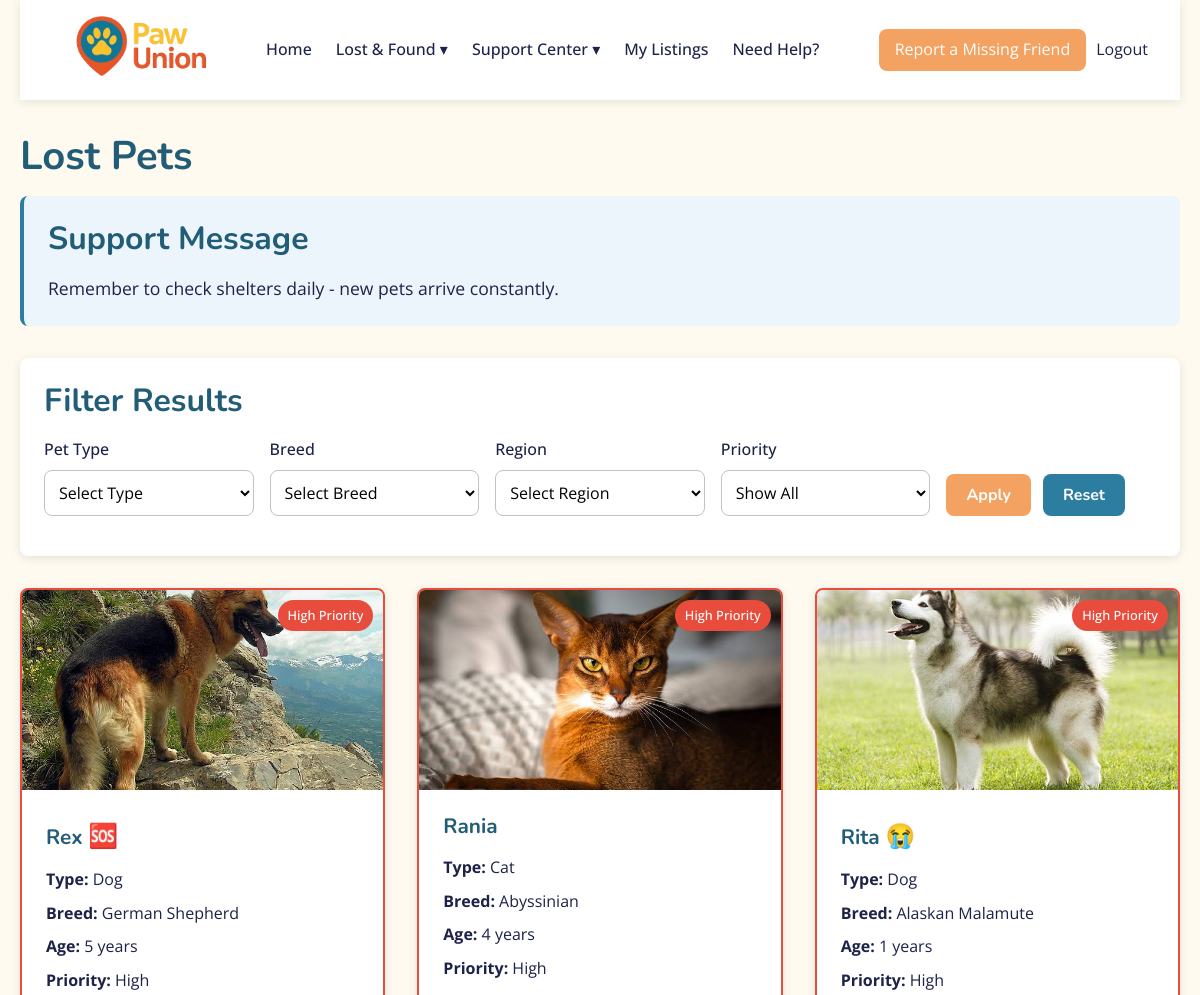
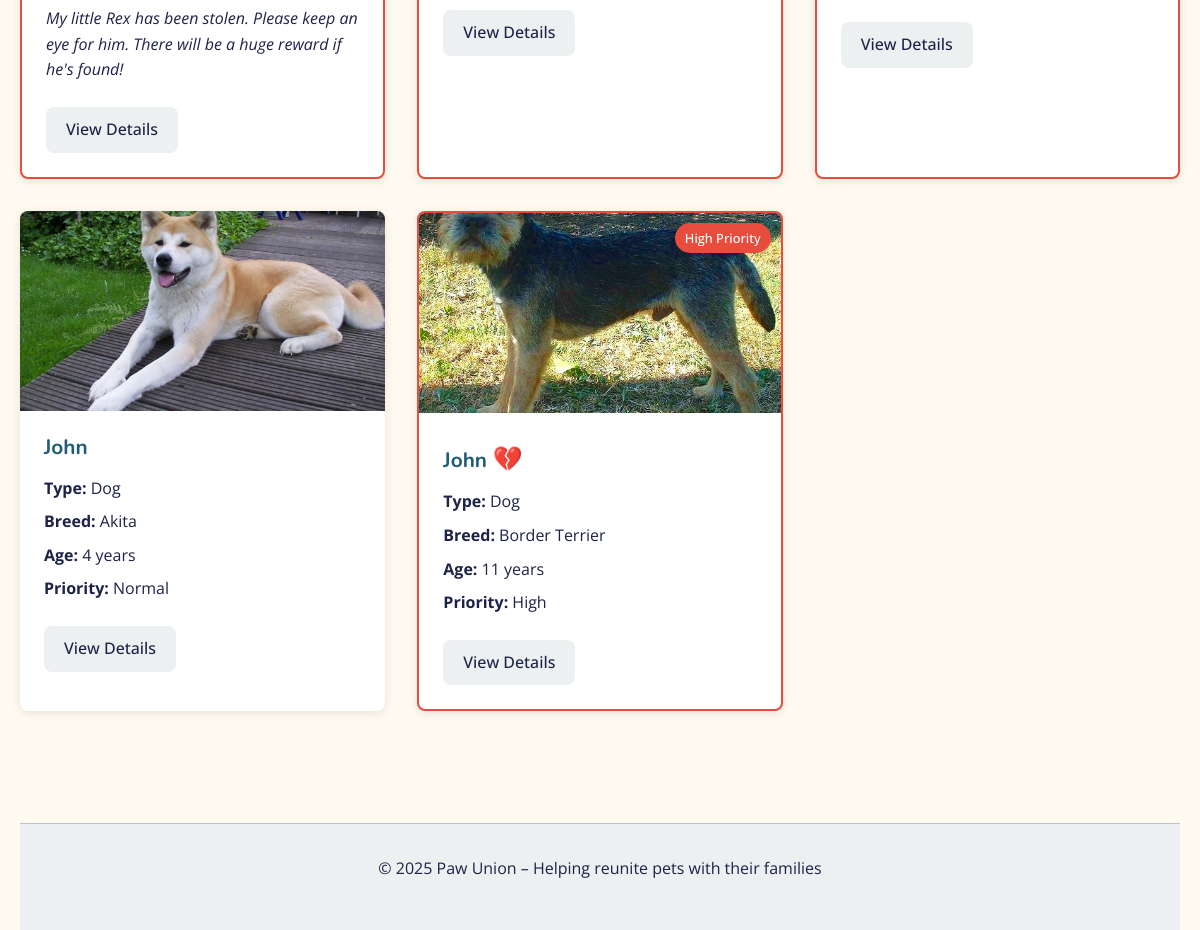
Page /pages/lost-pets.php (signed in) on the committed database (2 pictures, top to bottom).
### tables this page shows
CREATE TABLE `pets` (
  `pet_id` int(11) NOT NULL,
  `user_id` int(11) NOT NULL,
  `name` varchar(50) NOT NULL,
  `type_id` int(11) NOT NULL,
  `breed_id` int(11) NOT NULL,
  `color` varchar(50) NOT NULL,
  `age` int(11) NOT NULL
);

CREATE TABLE `pet_reports` (
  `report_id` int(11) NOT NULL,
  `pet_id` int(11) NOT NULL,
  `report_type` enum('lost','found') NOT NULL,
  `report_status` enum('active','resolved') NOT NULL,
  `region_last_seen` int(11) NOT NULL,
  `priority_level` tinyint(1) NOT NULL DEFAULT 0,
  `priority_reason` enum('Medical','Stolen','Young','Elderly') NOT NULL,
  `image_url` varchar(250) NOT NULL,
  `emotional_note` varchar(150) NOT NULL,
  `emoticon` varchar(5) NOT NULL
);

CREATE TABLE `pet_types` (
  `type_id` int(11) NOT NULL,
  `type_name` enum('Dog','Cat','Bird') NOT NULL
);

CREATE TABLE `breeds` (
  `breed_id` int(11) NOT NULL,
  `breed_name` varchar(50) NOT NULL,
  `type_id` int(11) NOT NULL
);

### pages/lost-pets.php (the view, shortened to what this page needs)
<?php
require_once '../config/db.php';
$query = "
    SELECT pets.pet_id, pets.name, pets.color, pets.age,
           pet_reports.image_url AS report_image,
           pet_reports.priority_level, pet_reports.region_last_seen,
           pet_reports.emotional_note, pet_reports.emoticon,
           breeds.breed_name AS breed,
           pet_types.type_name AS type
    FROM pets
    JOIN pet_reports ON pets.pet_id = pet_reports.pet_id
    JOIN breeds ON pets.breed_id = breeds.breed_id
    JOIN pet_types ON pets.type_id = pet_types.type_id
    WHERE pet_reports.report_type = 'lost'
      AND pet_reports.report_status = 'active'
";
$query .= " ORDER BY pet_reports.report_id DESC";
$stmt = $conn->prepare($query);
$stmt->execute();
$results = $stmt->get_result();
include_once '../components/header.php';
include_once '../components/navbar.php';
?>
<main class="lost-pets-page">
    <h1>Lost Pets</h1>
    <section class="support-message">
        <div class="message-box">
            <h2>Support Message</h2>
            <p id="supportMessage"><?= htmlspecialchars($support_message) ?></p>
        </div>
    </section>
    <section class="filters">
        <h2>Filter Results</h2>
        <form method="GET" action="lost-pets.php" id="petFilterForm" class="filter-form">
            <div class="form-group">
                <label for="pet_type">Pet Type</label>
                <select name="pet_type" id="pet_type">
                    <option value="">Select Type</option>
                </select>
            </div>
            <div class="form-group">
                <label for="breed">Breed</label>
                <select name="breed" id="breed">
                    <option value="">Select Breed</option>
                </select>
            </div>
            <div class="form-group">
                <label for="region">Region</label>
                <select name="region" id="region">
                    <option value="">Select Region</option>
                </select>
            </div>
            <div class="form-group">
                <label for="priority">Priority</label>
                <select name="priority" id="priority">
                    <option value="">Show All</option>
                </select>
            </div>
            <div class="form-group">
                <button type="submit" class="btn-primary">Apply</button>
                <button type="button" class="btn-secondary" onclick="window.location.href='lost-pets.php'">Reset</button>
            </div>
        </form>
    </section>
    <section class="pet-listings">
        <?php if ($results->num_rows > 0): ?>
            <div class="pet-grid">
                <?php while ($pet = $results->fetch_assoc()): ?>
                    <div class="pet-card <?= $pet['priority_level'] ? 'high-priority' : '' ?>">
                        <?php if ($pet['priority_level']): ?>
                            <div class="priority-badge">High Priority</div>
                        <?php endif; ?>
                        <div class="pet-image">
                            <img src="<?= '../' . htmlspecialchars($pet['report_image']) ?>"
                                alt="<?= htmlspecialchars_decode($pet['name']) ?>"
                                onerror="this.src='../assets/images/pets/placeholder.png';">
                        </div>
                        <div class="pet-info">
                            <h3>
                                <?= htmlspecialchars_decode($pet['name']) ?>
                                <?php if (!empty($pet['emoticon'])): ?>
                                    <span class="emoticon"><?= htmlspecialchars($pet['emoticon']) ?></span>
                                <?php endif; ?>
                            </h3>
                            <p><strong>Type:</strong> <?= htmlspecialchars($pet['type']) ?></p>
                            <p><strong>Breed:</strong> <?= htmlspecialchars($pet['breed']) ?></p>
                            <p><strong>Age:</strong> <?= htmlspecialchars($pet['age']) ?> years</p>
                            <p><strong>Priority:</strong> <?= $pet['priority_level'] ? 'High' : 'Normal' ?></p>
                            <?php if (!empty($pet['emotional_note'])): ?>
                                <p><em><?= htmlspecialchars_decode($pet['emotional_note']) ?></em></p>
                            <?php endif; ?>
                            <a href="pet-details.php?id=<?= $pet['pet_id'] ?>" class="btn-view">View Details</a>
                        </div>
                    </div>
                <?php endwhile; ?>
            </div>
        <?php else: ?>
            <p>No lost pets match your filters.</p>
        <?php endif; ?>
    </section>
</main>
<?php include_once '../components/footer.php'; ?>

### assets/css/main.css (style rules this page uses)
:root { --primary: #2c7da0; --primary-dark: #225d78; --secondary: #f4a261; --secondary-dark: #e76f51; --success: #2ecc71; --danger: #e74c3c; --light: #ecf0f1; --dark: #225d78; --text: #1d2348; --border: #bdc3c7; --background: #fffaef; --shadow: rgba(0, 0, 0, 0.1); --radius: 8px; --font-heading: 'Nunito', -apple-system, BlinkMacSystemFont, 'Segoe UI', Roboto, sans-serif; --font-body: 'Open Sans', -apple-system, BlinkMacSystemFont, 'Segoe UI', Roboto, sans-serif; --transition: all 0.3s ease; }
* { margin: 0; padding: 0; box-sizing: border-box; }
body { font-family: var(--font-body); line-height: 1.6; color: var(--text); background-color: var(--background); }
h1, h2, h3, h4, h5, h6 { margin-bottom: 1rem; font-weight: 600; line-height: 1.2; color: var(--dark); }
h1 { font-size: 2.5rem; }
h2 { font-size: 2rem; }
h3 { font-size: 1.5rem; }
p { margin-bottom: 1rem; }
a { color: var(--primary); text-decoration: none; transition: var(--transition); }
.btn-primary, .btn-secondary, .btn-danger, .btn-success, .btn-view { display: inline-block; padding: 10px 20px; border-radius: var(--radius); font-weight: 500; text-align: center; cursor: pointer; transition: var(--transition); border: none; font-size: 1rem; }
.btn-primary { background-color: var(--primary); color: white; }
.btn-secondary { background-color: var(--secondary); color: white; }
.btn-view { background-color: var(--light); color: var(--text); }
.form-group { margin-bottom: 1rem; }
label { display: block; margin-bottom: 0.5rem; font-weight: 500; }
input[type="text"], input[type="email"], input[type="password"], input[type="number"], input[type="file"], select, textarea { width: 100%; padding: 10px; border: 1px solid var(--border); border-radius: var(--radius); background-color: white; font-size: 1rem; font-family: var(--font-body); }
h1, h2, h3, h4, h5, h6, button, .btn-primary, .btn-secondary, .navbar a, .header h1 { font-family: 'Nunito', sans-serif; font-weight: 700; }
main { padding: 2rem 0; min-height: calc(100vh - 200px); }
.support-message { margin-bottom: 2rem; }
.message-box { background-color: #ebf5fb; border-left: 4px solid var(--primary); padding: 1.5rem; border-radius: var(--radius); }
.message-box h2 { margin-top: 0; color: var(--primary-dark); text-align: left !important; }
.message-box p { font-size: 1.1rem; margin-bottom: 0; }
.btn-primary { background-color: var(--secondary); color: white; }
.btn-secondary { background-color: var(--primary); color: white; }
.pet-grid { display: grid; grid-template-columns: repeat(auto-fill, minmax(300px, 1fr)); gap: 2rem; margin-bottom: 2rem; }
.pet-card { background-color: white; border-radius: var(--radius); overflow: hidden; box-shadow: 0 2px 10px var(--shadow); transition: var(--transition); position: relative; }
.pet-image { height: 200px; overflow: hidden; }
.pet-image img { width: 100%; height: 100%; object-fit: cover; transition: var(--transition); }
.pet-info { padding: 1.5rem; }
.pet-info h3 { margin-top: 0; font-size: 1.3rem; }
.pet-info p { margin-bottom: 0.5rem; }
.pet-info .btn-view { margin-top: 1rem; }
.filters { background-color: white; padding: 1.5rem; border-radius: var(--radius); margin-bottom: 2rem; box-shadow: 0 2px 10px var(--shadow); }
.filters h2 { margin-top: 0; margin-bottom: 1rem; }
.filter-form { display: flex; flex-wrap: wrap; gap: 1rem; align-items: flex-end; }
.filter-form .form-group { flex: 1; min-width: 200px; }
.filter-form button { margin-right: 0.5rem; }
.high-priority { border: 2px solid var(--danger); }
.priority-badge { position: absolute; top: 10px; right: 10px; background-color: var(--danger); color: white; padding: 5px 10px; border-radius: 20px; font-size: 0.8rem; font-weight: 500; }
.emoticon { font-size: 1.5rem; margin-top: 0.5rem; display: inline-block; }

### rows in the picture
pets: shows "High Priority", pet_reports.image_url (picture), name "Rex", pet_reports.emoticon "🆘", pet_types.type_name "Dog", breed.breed_name "German Shepherd", age "5", pet_reports.emotional_note "My little Rex has been stolen. Please keep an eye for him. There will be a huge reward if he's found!"
pets: shows "High Priority", pet_reports.image_url (picture), name "Rania", pet_types.type_name "Cat", breed.breed_name "Abyssinian", age "4"
pets: shows "High Priority", pet_reports.image_url (picture), name "Rita", pet_reports.emoticon "😭", pet_types.type_name "Dog", breed.breed_name "Alaskan Malamute", age "1"
pets: pet_reports.image_url (picture), name "John", pet_types.type_name "Dog", breed.breed_name "Akita", age "4", shows "Normal"
pets: shows "High Priority", pet_reports.image_url (picture), name "John", pet_reports.emoticon "💔", pet_types.type_name "Dog", breed.breed_name "Border Terrier", age "11"
